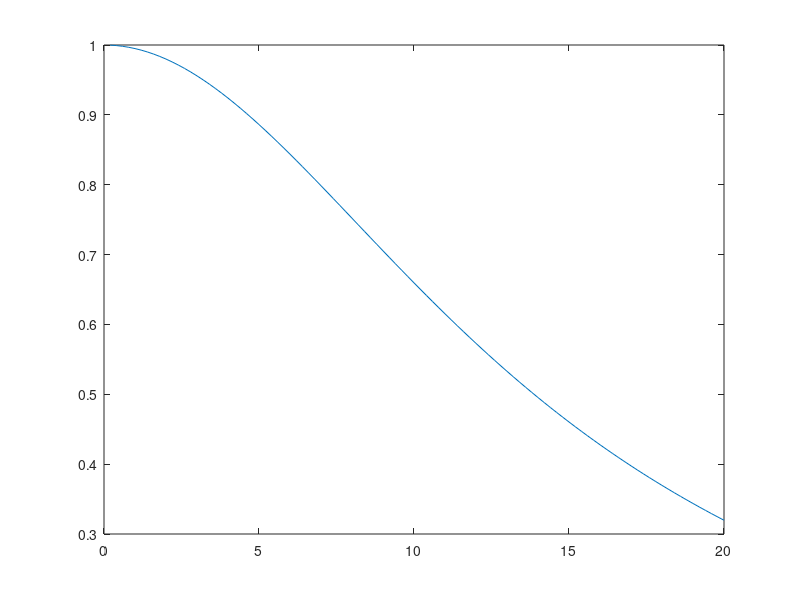

The MATLAB script that drew this image:

 x=linspace(-30,30,100);
 y1=1./pi./(7^2+x.^2);
 o=zeros(1,100);
 
 for i=1:100
     delta=i*0.2;
     y2=1./pi./(7^2+(x-delta).^2);
 %the overlap
     o(i)=sum(y1.*y2)/sum(y1.*y1);
 end
 
 plot((1:100)*0.2,o)